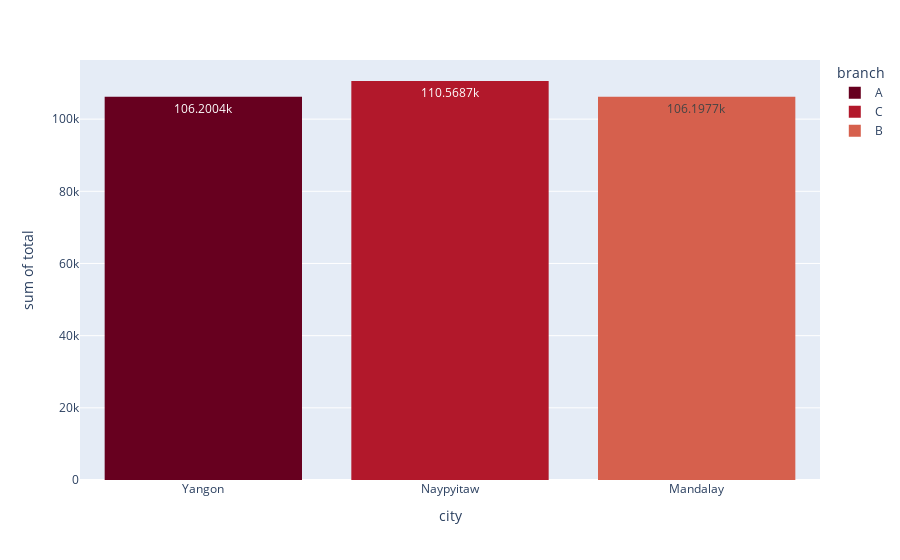

Here is the notebook cell this chart was saved with:
### Code cell
px.histogram(df, x="city", y="total" , color ='branch',color_discrete_sequence=px.colors.sequential.RdBu , text_auto=True )

### Figure 1 — Plotly figure (JSON) as saved in the notebook; plotly's stock layout.template omitted (floating-point values rounded to 4 significant figures; data arrays with more than 128 entries replaced by an {"elided": "..."} marker saying what was removed)
{"data": [{"alignmentgroup": "True", "bingroup": "x", "histfunc": "sum", "hovertemplate": "branch=A<br>city=%{x}<br>sum of total=%{y}<extra></extra>", "legendgroup": "A", "marker": {"color": "rgb(103,0,31)", "pattern": {"shape": ""}}, "name": "A", "offsetgroup": "A", "orientation": "v", "showlegend": true, "texttemplate": "%{value}", "type": "histogram", "x": {"elided": "340 str values"}, "xaxis": "x", "y": {"elided": "340 float values"}, "yaxis": "y"}, {"alignmentgroup": "True", "bingroup": "x", "histfunc": "sum", "hovertemplate": "branch=C<br>city=%{x}<br>sum of total=%{y}<extra></extra>", "legendgroup": "C", "marker": {"color": "rgb(178,24,43)", "pattern": {"shape": ""}}, "name": "C", "offsetgroup": "C", "orientation": "v", "showlegend": true, "texttemplate": "%{value}", "type": "histogram", "x": {"elided": "328 str values"}, "xaxis": "x", "y": {"elided": "328 float values"}, "yaxis": "y"}, {"alignmentgroup": "True", "bingroup": "x", "histfunc": "sum", "hovertemplate": "branch=B<br>city=%{x}<br>sum of total=%{y}<extra></extra>", "legendgroup": "B", "marker": {"color": "rgb(214,96,77)", "pattern": {"shape": ""}}, "name": "B", "offsetgroup": "B", "orientation": "v", "showlegend": true, "texttemplate": "%{value}", "type": "histogram", "x": {"elided": "332 str values"}, "xaxis": "x", "y": {"elided": "332 float values"}, "yaxis": "y"}], "layout": {"autosize": true, "barmode": "relative", "legend": {"title": {"text": "branch"}, "tracegroupgap": 0}, "margin": {"t": 60}, "xaxis": {"anchor": "y", "autorange": true, "domain": [0, 1], "range": [-0.5, 2.5], "title": {"text": "city"}, "type": "category"}, "yaxis": {"anchor": "x", "autorange": true, "domain": [0, 1], "range": [0, 116400.0], "title": {"text": "sum of total"}, "type": "linear"}}}
